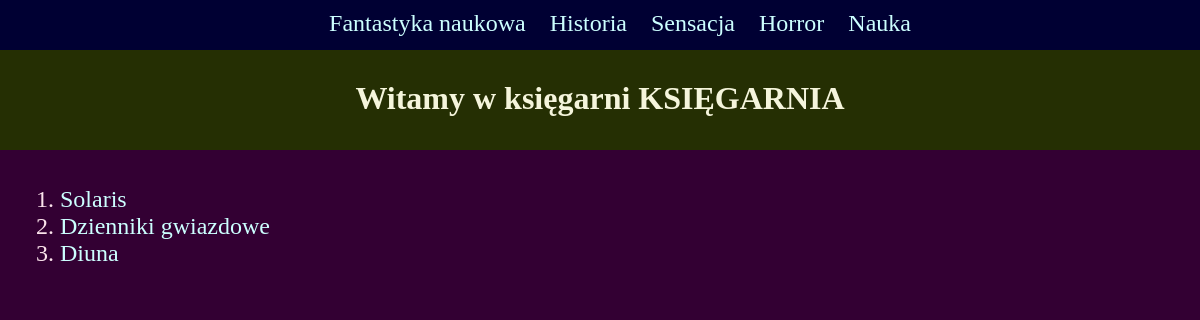
Page /category/1 on the committed database.
### Books/models.py (models this page shows, shortened)
class Category(models.Model):
    name = models.CharField(max_length=30)
    class Meta:
        verbose_name = "Category"
        verbose_name_plural = "Categories"

class Books(models.Model):
    title = models.CharField(max_length=50)  # odpowiednik <input type="text">
    author = models.CharField(max_length=50)
    category = models.ForeignKey(Category, on_delete=models.CASCADE, null=True, blank=True)
    publishingHouse = models.ForeignKey(PublishingHouse, on_delete=models.CASCADE, null=True)
    description = models.TextField(blank=True)  # odpowiednik <textarea>  blank=True - nieobowiązkowe
    price = models.DecimalField(max_digits=6, decimal_places=2)  # liczby max 6 cyfrowe, z dwoma miejscami po przecinku
    class Meta:
        verbose_name = "Book"  # liczba pojedyncza
        verbose_name_plural = "Books"  # liczba mnoga

### Books/views.py (the view)
# urls.py: path('category/<id>', category, name='category'), # <id> to zmienna, category - nazwa funkcji
def category(request, id):
    onecategory = Category.objects.get(pk=id)
    book_category = Books.objects.filter(category_id=onecategory)
    categories = Category.objects.all()
    data = {'onecategory': onecategory,
            'book_category': book_category,
            'categories': categories}
    return render(request,'book_category.html', data)

### Books/templates/book_category.html
{% extends 'template.html' %}
{% block book %}
{% if book_category %}
<ol>
    {% for book in book_category %}
    <li>
        <a href="/book/{{book.id}}">{{book.title}}</a>
    </li>
    {% endfor%}
</ol>
{% else %}
<p>Nie ma tu książek</p>
{% endif %}
{% endblock book %}

### Books/templates/template.html (shortened to what this page needs)
<!DOCTYPE html>
<html lang="pl">
<head>
    {% load static %}
    <link rel="stylesheet" href="{% static '/style.css' %}">
</head>
<body>
<nav>
    <ul>
        {% for category in categories %}
        <li><a href="/category/{{category.id}}"> {{category.name}} </a></li>
        {% endfor %}
    </ul>
</nav>
<header><h1>Witamy w księgarni KSIĘGARNIA </h1></header>
<main>
    {% block  book %} {% endblock book %}
</main>
</body>
</html>

### Books/static/style.css (style rules this page uses)
body { margin:0; padding:0; background-color:#330033; }
h1 { margin:0; }
header h1 { text-align:center; color:#F5F5DC; padding-top:30px }
header { margin:0; padding:0; height:100px; background-color:#252F03; }
nav { background-color:#000033; height:50px; margin:0; padding:0; }
main { margin:0; padding:20px; color:#FCE4EC }
ul { margin:0; text-align:center }
li { font-size:24px; }
nav li { display:inline-block; padding:10px; }
li a { color:#CCFFFF; text-decoration:none; }

### rows in the picture
Category: name "Fantastyka naukowa"
Category: name "Historia"
Category: name "Sensacja"
Category: name "Horror"
Category: name "Nauka"
Books: title "Solaris"
Books: title "Dzienniki gwiazdowe"
Books: title "Diuna"
